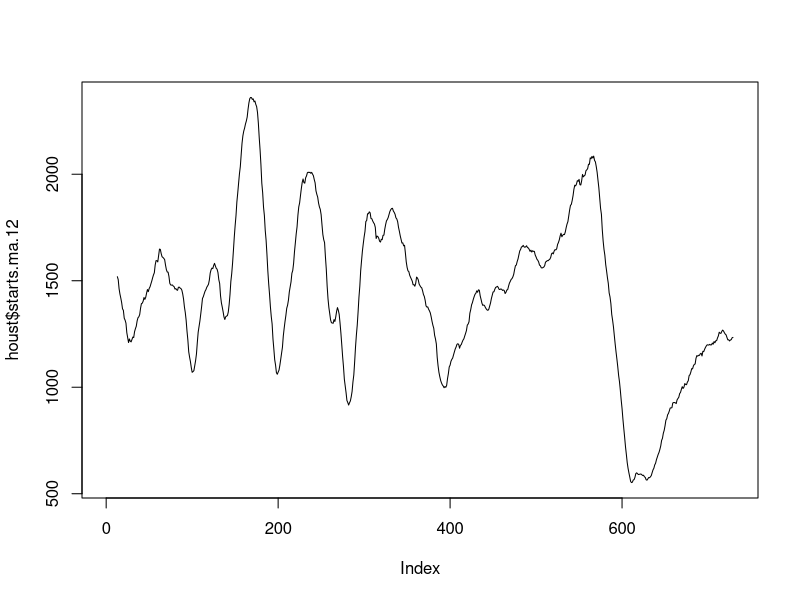
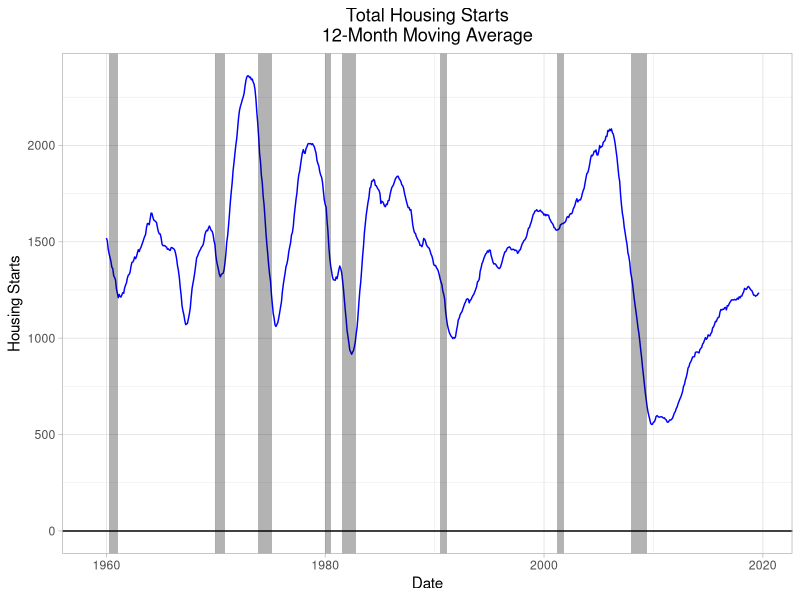
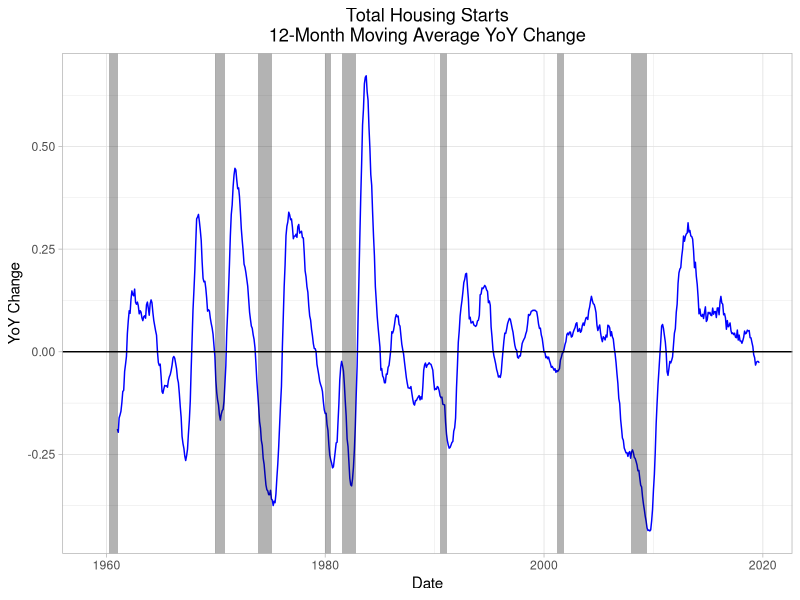

Write R code to recreate these figures, in order.
library(ggplot2)

# total housing starts data
houst <- read.csv("./raw_data/HOUST.csv", stringsAsFactors = FALSE)
head(houst)
tail(houst)
houst$DATE <- as.Date(houst$DATE)

# MA and YoY
houst$starts.yoy <- NA
houst$starts.ma.12 <- NA
houst$starts.ma.12.yoy <- NA
for (i in 1:nrow(houst)) {
  if (i-12>0) {
    houst$starts.yoy[i] <- houst$HOUST[i] / houst$HOUST[i-12] - 1
    houst$starts.ma.12[i] <- mean(houst$HOUST[(i-11):i])
  }
  if (i-24>0) {
    houst$starts.ma.12.yoy[i] <- houst$starts.ma.12[i] / houst$starts.ma.12[i-12] - 1
  }
}

plot(houst$starts.ma.12, type='l')

# add recessions data
recessions <- read.table("./raw_data/recessions.tsv",sep="\t",header=TRUE,colClasses=c('Date', 'Date'))
recessions$Peak <- as.Date(recessions$Peak)
recessions$Trough <- as.Date(recessions$Trough)
head(recessions)
tail(recessions)

recessions.trimmed <- recessions[recessions$Peak>min(houst$DATE) & 
                                   recessions$Peak<max(houst$DATE) ,]


# plot 12-month MA of housing starts with recessions shaded
ggplot(data=houst) + 
  geom_line(aes(x=DATE,y=starts.ma.12),color="blue") + 
  ggtitle("Total Housing Starts\n12-Month Moving Average") + 
  xlab("Date") + ylab("Housing Starts") + 
  theme_light() + theme(plot.title = element_text(hjust = 0.5)) + 
  geom_hline(yintercept=0) + 
  geom_rect(data=recessions.trimmed, aes(xmin=Peak, xmax=Trough, ymin=-Inf, ymax=+Inf), fill='black', alpha=0.3)
# ggsave("./charts/starts_w_recessions_ma12.png")

# 2000 peak: 1664.17 on 1999-09-01
# 2000 trough: 1559.83 on 2001-03-01
# 6.27% drop peak-to-trough

# recent peak: 1268.2500 on 2018-09-01
# recent trough: 1217.2500 on 2019-05-01
# 1217.2500 / 1268.2500
# 4.02% drop peak-to-trough

# plot YoY change in 12-month MA of housing starts with recessions shaded
ggplot(data=houst) + 
  geom_line(aes(x=DATE,y=starts.ma.12.yoy),color="blue") + 
  ggtitle("Total Housing Starts\n12-Month Moving Average YoY Change") + 
  xlab("Date") + ylab("YoY Change") + 
  theme_light() + theme(plot.title = element_text(hjust = 0.5)) + 
  geom_hline(yintercept=0) + 
  geom_rect(data=recessions.trimmed, aes(xmin=Peak, xmax=Trough, ymin=-Inf, ymax=+Inf), fill='black', alpha=0.3)
# ggsave("./charts/starts_w_recessions_ma12yoy.png")

